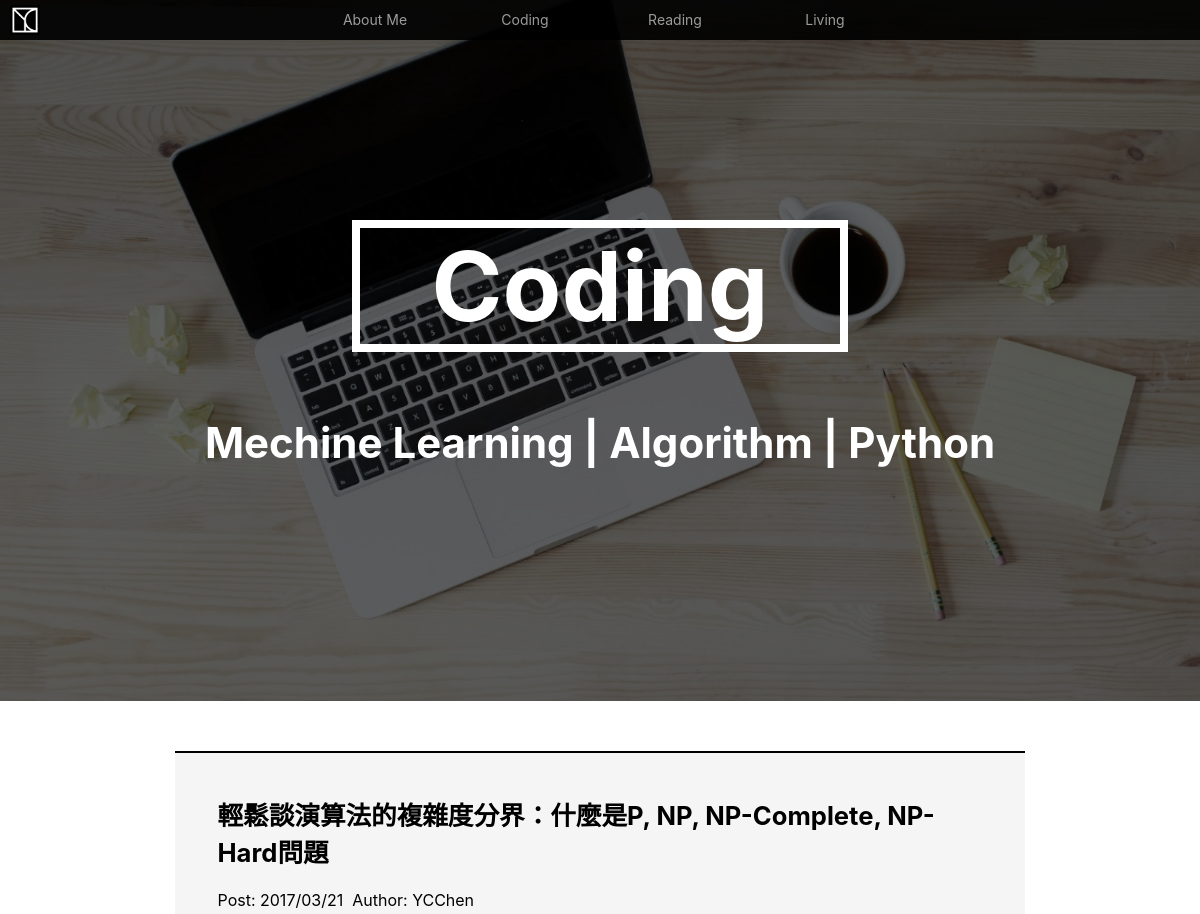
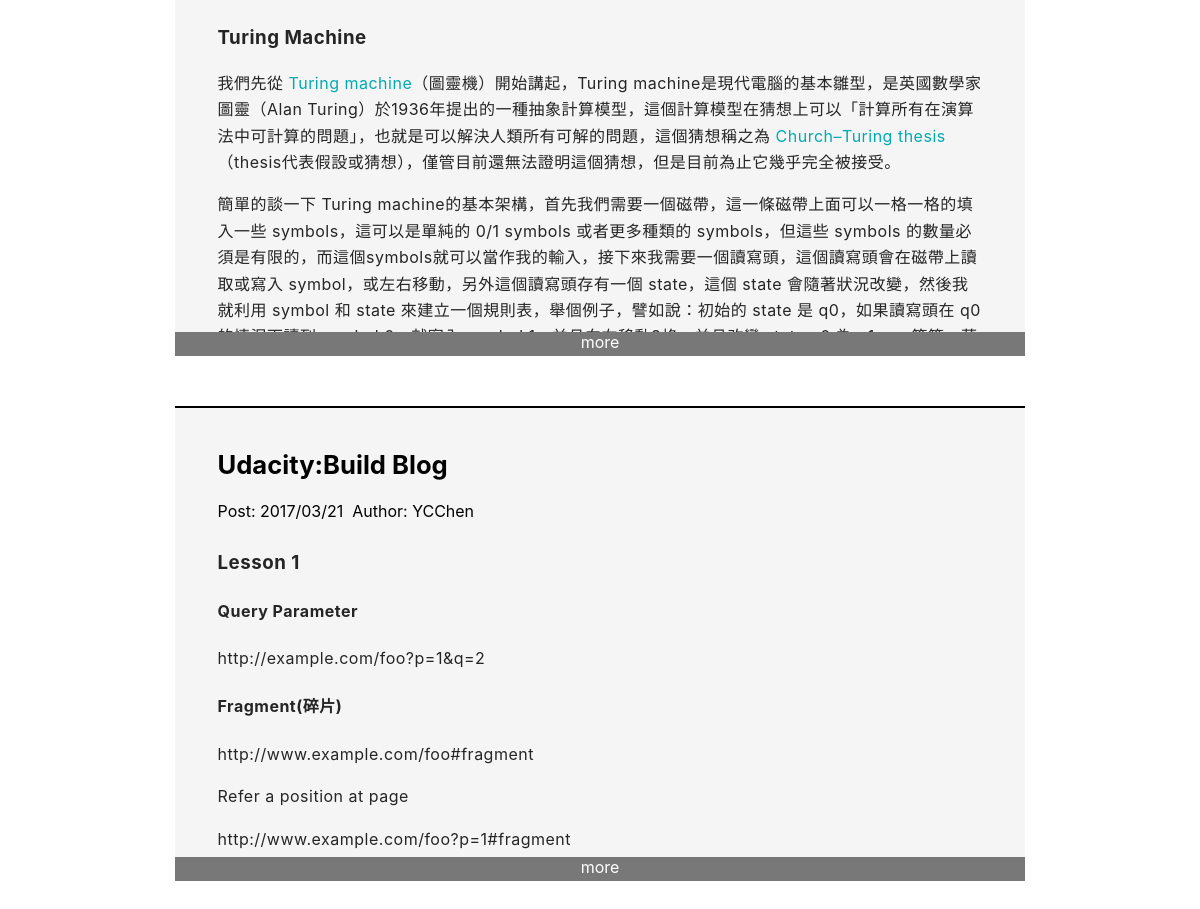
Screenshot of /coding/ with the database file from the repository (2 pictures, top to bottom).
### Posts/models.py (models this page shows, shortened)
class Post(models.Model):
    title = models.CharField(max_length=500)
    content = models.TextField(blank=True)
    file = models.URLField(max_length=500,blank=True)
    created_time = models.DateTimeField(auto_now_add=True)
    modified_time = models.DateTimeField(auto_now=True)
    post_time = models.DateTimeField()
    isPublic = models.BooleanField()
    kind = models.CharField(max_length=200)
    tags = models.CharField(max_length=500,blank=True)
    author = models.CharField(max_length=200)
    front_board = models.URLField(max_length=500,blank=True)

### YCBlog/views.py (the view)
# urls.py: url(r'^coding/?$',coding,name='coding'),
def coding(request):
    record_ip(request)
    is_loggin(request)
    if request.method == 'GET':
        posts = cache.get('coding_posts')
        if not posts:
            logging.warning("recharge cache with 'coding'")
            posts = Post.objects.filter(kind__contains="Coding").filter(isPublic__exact=True)
            posts = posts.order_by('-post_time')
            cache.set("coding_posts",posts,1800)
        return render(request,'posts.html',
            {'posts':posts,'title':"Coding",
            'subtitle':"Mechine Learning | Algorithm | Python",
            'front_board_img':"/static/img/coding_front_board.jpg"
            })
    elif request.method == 'POST':
        pass

### YCBlog/views.py (called while the page is built)
def get_client_ip(request):
    x_forwarded_for = request.META.get('HTTP_X_FORWARDED_FOR')
    if x_forwarded_for:
        ip = x_forwarded_for.split(',')[0]
    else:
        ip = request.META.get('REMOTE_ADDR')
    return ip

def is_loggin(request):
    return request.user!="AnonymousUser"

def record_ip(request):
    ip = get_client_ip(request)
    method = request.method
    path = request.get_full_path()
    agent = request.META.get('HTTP_USER_AGENT')
    user = request.user
    string = "{}|{}|{} {}|{}|:|".format(ip,user,method,path,agent)
    with open("../login.log","a") as f:
        f.write(string)

### templates/posts.html
{% extends 'base.html' %}
{% load staticfiles %}
{% load post_extras %}
{% block content %}
<div id="front_board">
    <h1>{{title}}</h1>
    <h2>{{subtitle}}</h2>
    <img src="{{front_board_img}}" alt="front board image" />
</div>
<div class="container">
    {% for post in posts %}
    <div class="post-wrapper">
        <div class="post">
            <div class="post-heading">
                <h2 class="title">
                    <a href="/YCNote/post/{{post.pk}}">
                        {{post.title}}
                    </a>
                </h2>
                <div class="info">
                   <span class="date">
                        Post: {{post.post_time|date:"Y/m/d"}}&nbsp;
                    </span>
                    <span class="author">
                        Author: {{post.author}}&nbsp;
                    </span>
                </div>
            </div>
            <div class="post-content">
                {{post.content | safe}}
            </div>
            <div class="post-footer">
                <a class="read-more" href="/YCNote/post/{{post.pk}}">
                        more
                </a>
            </div>
        </div>
    </div>
    {% endfor %}
</div>
{% endblock %}

### static/style/index.css (style rules this page uses)
body { margin: 0; padding: 0 ; font-family: "SF Pro TC", "HanHei TC", "SF Pro Text", "Myriad Set Pro", "DF Pro Icons", "PingFang TC", "Helvetica Heuw","Microsoft JhengHei", Helvetica, Arial, sans-serif; }
#front_board { width: 100%; background: rgba(0, 0, 0, 0.6); overflow:hidden; position: relative; top: 0; right: 0; left: 0; color: white; text-align: center; margin: 0; }
#front_board img { width: 100%; position: absolute; z-index: -1; top: 0; left: 0; right: 0; }
#front_board h1 { width: 40%; border-style: solid; border-width: 7px; position: relative; margin-left: auto; margin-right: auto; }
.container { width:90%; margin-left: auto; margin-right: auto; overflow: hidden; }
.container a { color: rgba(0, 170, 175, 1.0); }
.container a:link { outline: 0; text-decoration: none; }
.post { padding: 0; margin: 0; }
.post .post-heading { margin: 0; padding: 0; border-bottom: grey solid 2px; }
.post .post-heading .title { padding-top: 15px; font-size: 160%; color: black; }
.post .post-heading .info { width:100%; text-align:left; margin-top: 1px; margin-bottom: 10px; }
.post .post-content { overflow: hidden; width: 100%; margin-bottom: 30px; line-height: 26.4px; letter-spacing: 0.5px; color: rgb(37,37,37); }
.post .post-content p { overflow: auto; }
.post-wrapper { position: relative; border-top: solid 2px black; padding: 5px 5% 0px 5%; margin-top: 50px; margin-bottom: 50px; max-height: 550px; background: rgb(245, 245, 245); }
.post-wrapper .post .post-content { overflow: hidden; height: 350px; }
.post-wrapper .post-footer a { position: absolute; bottom: 0px; left:0; right:0; padding: auto; text-align: center; background: rgba(120, 120, 120, 1); height: 24px; font-size: 16px; color: white; z-index: 0; }
.post-wrapper .post .post-heading .title a { color: black; }
.post-wrapper .post .post-heading { border-bottom: none; }
@media (min-width: 800px) { .container { width:850px; } }

### rows the page displays
Post: title "輕鬆談演算法的複雜度分界：什麼是P, NP, NP-Complete, NP-Hard問題", post_time "2017/03/21", author "YCChen", content "Turing Machine 我們先從 Turing machine （圖靈機）開始講起，Turing machine是現代電腦的基本雛型，是英國數學家圖靈（Alan Turing）於1936年提出的一種抽象計算模型，這個計算模型在猜想上可以「計算所有在演算法中可計算的問題」，也就是可以解決人類所有可解的問題，這個猜想稱之為 Church–Turing thesis （thesis代表假設或猜想），僅管目前還無法證明這個猜想，但是目前為止它幾乎完全被接受。 簡單的談一下 Turing machine的基本架構，首先我們需要一個磁帶，這一條磁帶上面可以一格一格的填入一些 symbols，這可以是單純的 0/1 symbols 或者更多種類的 symbols，但這些 symbols 的數量必須是有限的，而這個symbols就可以當作我的輸入，接下來我需要一個讀寫頭，這個讀寫頭會在磁帶上讀取或寫入 symbol，或左右移動，另外這個讀寫頭存有一個 state，這個 state 會隨著狀況改變，然後我就利用 symbol 和 state 來建立一個規則表，舉個例子，譬如說：初始的 state 是 q0，如果讀寫頭在 q0…"
Post: title "Udacity:Build Blog", post_time "2017/03/21", author "YCChen", content "Lesson 1 Query Parameter http://example.com/foo?p=1&q=2 Fragment(碎片) http://www.example.com/foo#fragment Refer a position at page http://www.example.com/foo?p=1#fragment"

### other values shown
{{ title }} "Coding"
{{ subtitle }} "Mechine Learning | Algorithm | Python"
